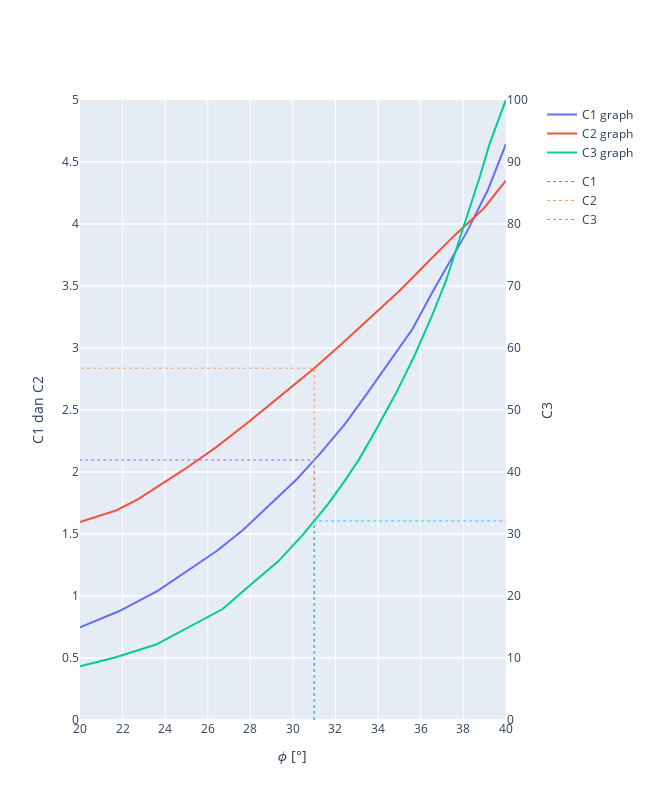

Source (notebook cell):
### Code cell
import plotly.graph_objs as go
from plotly.subplots import make_subplots

fig_C = make_subplots(specs=[[{"secondary_y": True}]])

#Constanta
fig_C .add_trace(go.Scatter(x=a1, y=b1, mode='lines',name= 'C1 graph',line_width=2, legendgroup = '1'), secondary_y=False,)
fig_C .add_trace(go.Scatter(x=a2, y=b2, mode='lines',name= 'C2 graph',line_width=2, legendgroup = '1'), secondary_y=False,)
fig_C .add_trace(go.Scatter(x=a3, y=b3, mode='lines',name= 'C3 graph',line_width=2, legendgroup = '1'), secondary_y=True,)

#phi
fig_C .add_trace(go.Scatter(x=[phi,phi,0], y=[0,C1,C1], mode='lines',name= 'C1',line_width=1,line=dict( width=1, dash='dot'), legendgroup = '2'), secondary_y=False,)
fig_C .add_trace(go.Scatter(x=[phi,phi,0], y=[0,C2,C2], mode='lines',name= 'C2',line_width=1,line=dict( width=1, dash='dot'), legendgroup = '2'), secondary_y=False,)
fig_C .add_trace(go.Scatter(x=[phi,phi,40], y=[0,C3,C3], mode='lines',name= 'C3',line_width=1,line=dict( width=1, dash='dot'), legendgroup = '2'), secondary_y=True,)

# Update xaxis properties
fig_C .update_xaxes(title_text="𝜙 [°]", side ="bottom", tick0 = 0, dtick = 2, type="linear",range=[20,40])

# Update yaxis properties
fig_C .update_yaxes(title_text="C1 dan C2", tickmode = 'linear', tick0 = 0, dtick = 0.5, range=[0,5], secondary_y=False)
fig_C .update_yaxes(title_text="C3", tickmode = 'linear', tick0 = 0, dtick = 10, range=[0,100], secondary_y=True)


# Update title and height
fig_C .update_layout(title_text="", width=650, height=800)

#tampilkan
fig_C .show()

### Figure 1 — Plotly figure (JSON) as saved in the notebook; plotly's stock layout.template omitted (floating-point values rounded to 4 significant figures)
{"data": [{"legendgroup": "1", "line": {"width": 2}, "mode": "lines", "name": "C1 graph", "x": [20, 21.82, 23.65, 25.03, 26.42, 27.67, 29.09, 30.2, 31.28, 32.43, 33.41, 34.49, 35.61, 36.62, 38.18, 39.16, 40], "y": [0.7466, 0.8767, 1.041, 1.199, 1.363, 1.534, 1.767, 1.945, 2.151, 2.384, 2.616, 2.877, 3.151, 3.473, 3.938, 4.274, 4.644], "type": "scatter", "xaxis": "x", "yaxis": "y"}, {"legendgroup": "1", "line": {"width": 2}, "mode": "lines", "name": "C2 graph", "x": [20, 21.72, 22.74, 23.72, 24.9, 26.39, 27.87, 29.29, 30.95, 32.26, 33.55, 35.03, 36.22, 37.57, 38.95, 40], "y": [1.596, 1.692, 1.781, 1.89, 2.021, 2.199, 2.397, 2.596, 2.829, 3.027, 3.233, 3.466, 3.671, 3.904, 4.123, 4.349], "type": "scatter", "xaxis": "x", "yaxis": "y"}, {"legendgroup": "1", "line": {"width": 2}, "mode": "lines", "name": "C3 graph", "x": [20, 21.65, 23.57, 25.15, 26.7, 27.97, 29.31, 30.48, 31.65, 32.44, 33.09, 33.88, 34.85, 35.67, 36.56, 37.18, 37.97, 38.8, 39.24, 40], "y": [8.671, 10.07, 12.17, 15.1, 17.9, 21.68, 25.59, 29.93, 34.83, 38.6, 41.96, 46.71, 52.73, 58.46, 65.45, 70.77, 79.02, 87.83, 93.01, 100], "type": "scatter", "xaxis": "x", "yaxis": "y2"}, {"legendgroup": "2", "line": {"dash": "dot", "width": 1}, "mode": "lines", "name": "C1", "x": [31, 31, 0], "y": [0, 2.097, 2.097], "type": "scatter", "xaxis": "x", "yaxis": "y"}, {"legendgroup": "2", "line": {"dash": "dot", "width": 1}, "mode": "lines", "name": "C2", "x": [31, 31, 0], "y": [0, 2.837, 2.837], "type": "scatter", "xaxis": "x", "yaxis": "y"}, {"legendgroup": "2", "line": {"dash": "dot", "width": 1}, "mode": "lines", "name": "C3", "x": [31, 31, 40], "y": [0, 32.1, 32.1], "type": "scatter", "xaxis": "x", "yaxis": "y2"}], "layout": {"xaxis": {"anchor": "y", "domain": [0.0, 0.94], "title": {"text": "𝜙 [°]"}, "side": "bottom", "tick0": 0, "dtick": 2, "type": "linear", "range": [20, 40]}, "yaxis": {"anchor": "x", "domain": [0.0, 1.0], "title": {"text": "C1 dan C2"}, "tickmode": "linear", "tick0": 0, "dtick": 0.5, "range": [0, 5]}, "yaxis2": {"anchor": "x", "overlaying": "y", "side": "right", "title": {"text": "C3"}, "tickmode": "linear", "tick0": 0, "dtick": 10, "range": [0, 100]}, "title": {"text": ""}, "width": 650, "height": 800}}
